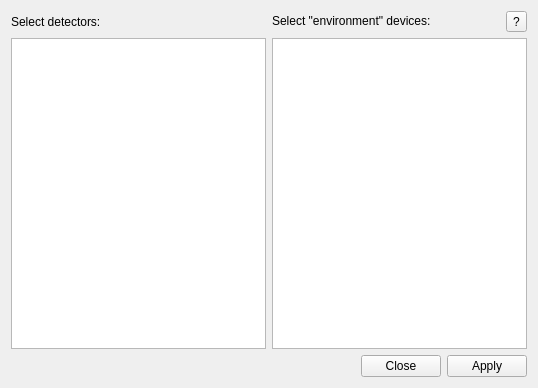
<?xml version="1.0" encoding="UTF-8"?>
<ui version="4.0">
 <class>Form</class>
 <widget class="QWidget" name="Form">
  <property name="geometry">
   <rect>
    <x>0</x>
    <y>0</y>
    <width>538</width>
    <height>388</height>
   </rect>
  </property>
  <property name="windowTitle">
   <string>Form</string>
  </property>
  <layout class="QVBoxLayout" name="verticalLayout">
   <item>
    <layout class="QGridLayout" name="gridLayout">
     <item row="0" column="0">
      <widget class="QLabel" name="label_9">
       <property name="text">
        <string>Select detectors:</string>
       </property>
      </widget>
     </item>
     <item row="0" column="1">
      <widget class="QLabel" name="label_10">
       <property name="text">
        <string>&lt;html&gt;&lt;head/&gt;&lt;body&gt;&lt;p&gt;Select &amp;quot;environment&amp;quot; devices:&lt;/p&gt;&lt;/body&gt;&lt;/html&gt;</string>
       </property>
       <property name="wordWrap">
        <bool>false</bool>
       </property>
      </widget>
     </item>
     <item row="1" column="0">
      <widget class="QListWidget" name="detectors">
       <property name="minimumSize">
        <size>
         <width>0</width>
         <height>300</height>
        </size>
       </property>
      </widget>
     </item>
     <item row="0" column="2">
      <widget class="QToolButton" name="envHelpBtn">
       <property name="text">
        <string>?</string>
       </property>
      </widget>
     </item>
     <item row="1" column="1" colspan="2">
      <widget class="QListWidget" name="sampleenv"/>
     </item>
    </layout>
   </item>
   <item>
    <widget class="QDialogButtonBox" name="buttonBox">
     <property name="standardButtons">
      <set>QDialogButtonBox::Apply|QDialogButtonBox::Close</set>
     </property>
    </widget>
   </item>
  </layout>
 </widget>
 <resources/>
 <connections/>
</ui>
